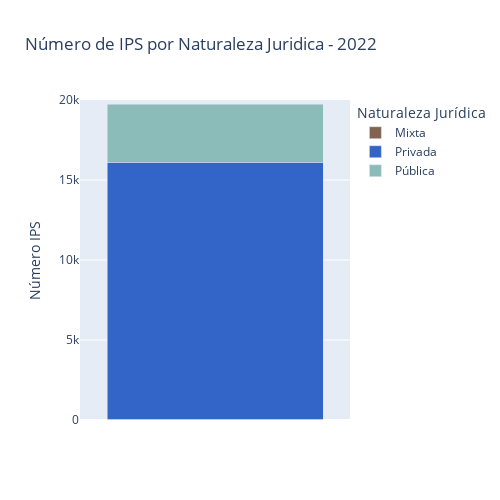

The cell this chart's notebook holds for it:
### Code cell
color_palette = {
    'Privada': '#3364C7',
    'Pública': '#8CBCB9',
    'Mixta': '#826251'
}

fig = px.bar(df_num_reps_naturaleza_global, 
             x='Category',
             y='IPS_2022',
             color='NaturalezaJuridica',
             barmode='stack',
             width=500,
             height=500,
             color_discrete_map=color_palette,
             title='Número de IPS por Naturaleza Juridica - 2022',
             )

fig.update_yaxes(range=[0,20000])
fig.update_xaxes(title_text='')
fig.update_yaxes(title_text='Número IPS')

fig.update_layout(legend_title_text='Legends', legend=dict(title=dict(text='Naturaleza Jurídica')))

# Show the plot
fig.show()

### Figure 1 — Plotly figure (JSON) as saved in the notebook; plotly's stock layout.template omitted (floating-point values rounded to 4 significant figures)
{"data": [{"alignmentgroup": "True", "hovertemplate": "NaturalezaJuridica=Mixta<br>Category=%{x}<br>IPS_2022=%{y}<extra></extra>", "legendgroup": "Mixta", "marker": {"color": "#826251", "pattern": {"shape": ""}}, "name": "Mixta", "offsetgroup": "Mixta", "orientation": "v", "showlegend": true, "textposition": "auto", "type": "bar", "x": [""], "xaxis": "x", "y": [60], "yaxis": "y"}, {"alignmentgroup": "True", "hovertemplate": "NaturalezaJuridica=Privada<br>Category=%{x}<br>IPS_2022=%{y}<extra></extra>", "legendgroup": "Privada", "marker": {"color": "#3364C7", "pattern": {"shape": ""}}, "name": "Privada", "offsetgroup": "Privada", "orientation": "v", "showlegend": true, "textposition": "auto", "type": "bar", "x": [""], "xaxis": "x", "y": [16045], "yaxis": "y"}, {"alignmentgroup": "True", "hovertemplate": "NaturalezaJuridica=Pública<br>Category=%{x}<br>IPS_2022=%{y}<extra></extra>", "legendgroup": "Pública", "marker": {"color": "#8CBCB9", "pattern": {"shape": ""}}, "name": "Pública", "offsetgroup": "Pública", "orientation": "v", "showlegend": true, "textposition": "auto", "type": "bar", "x": [""], "xaxis": "x", "y": [3621], "yaxis": "y"}], "layout": {"barmode": "stack", "height": 500, "legend": {"title": {"text": "Naturaleza Jurídica"}, "tracegroupgap": 0}, "title": {"text": "Número de IPS por Naturaleza Juridica - 2022"}, "width": 500, "xaxis": {"anchor": "y", "domain": [0, 1], "title": {"text": ""}}, "yaxis": {"anchor": "x", "domain": [0, 1], "range": [0, 20000], "title": {"text": "Número IPS"}}}}
